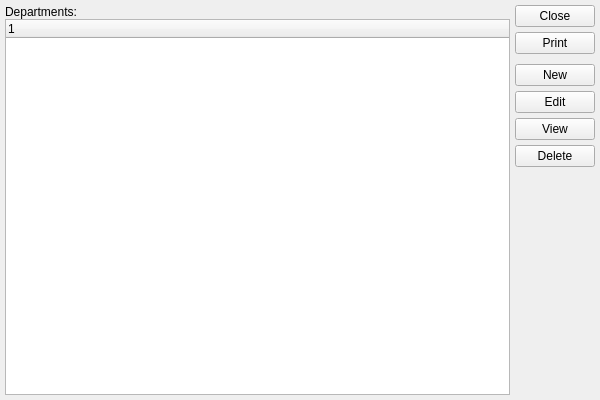
<?xml version="1.0" encoding="UTF-8"?>
<ui version="4.0">
 <comment>This file is part of the xTuple ERP: PostBooks Edition, a free and
open source Enterprise Resource Planning software suite,
Copyright (c) 1999-2018 by OpenMFG LLC, d/b/a xTuple.
It is licensed to you under the Common Public Attribution License
version 1.0, the full text of which (including xTuple-specific Exhibits)
is available at www.xtuple.com/CPAL.  By using this software, you agree
to be bound by its terms.</comment>
 <class>departments</class>
 <widget class="QWidget" name="departments">
  <property name="geometry">
   <rect>
    <x>0</x>
    <y>0</y>
    <width>600</width>
    <height>400</height>
   </rect>
  </property>
  <property name="windowTitle">
   <string>List Departments</string>
  </property>
  <layout class="QGridLayout" name="gridLayout">
   <item row="0" column="0">
    <layout class="QVBoxLayout">
     <property name="spacing">
      <number>0</number>
     </property>
     <item>
      <widget class="QLabel" name="_deptLit">
       <property name="text">
        <string>Departments:</string>
       </property>
      </widget>
     </item>
     <item>
      <widget class="XTreeWidget" name="_deptList"/>
     </item>
    </layout>
   </item>
   <item row="0" column="1">
    <layout class="QVBoxLayout" name="verticalLayout">
     <item>
      <widget class="QPushButton" name="_close">
       <property name="text">
        <string>Close</string>
       </property>
      </widget>
     </item>
     <item>
      <widget class="QPushButton" name="_print">
       <property name="text">
        <string>Print</string>
       </property>
      </widget>
     </item>
     <item>
      <spacer name="verticalSpacer">
       <property name="orientation">
        <enum>Qt::Vertical</enum>
       </property>
       <property name="sizeType">
        <enum>QSizePolicy::Preferred</enum>
       </property>
       <property name="sizeHint" stdset="0">
        <size>
         <width>20</width>
         <height>5</height>
        </size>
       </property>
      </spacer>
     </item>
     <item>
      <widget class="QPushButton" name="_new">
       <property name="text">
        <string>New</string>
       </property>
      </widget>
     </item>
     <item>
      <widget class="QPushButton" name="_edit">
       <property name="text">
        <string>Edit</string>
       </property>
      </widget>
     </item>
     <item>
      <widget class="QPushButton" name="_view">
       <property name="text">
        <string>View</string>
       </property>
      </widget>
     </item>
     <item>
      <widget class="QPushButton" name="_delete">
       <property name="text">
        <string>Delete</string>
       </property>
      </widget>
     </item>
     <item>
      <spacer name="spacer16">
       <property name="orientation">
        <enum>Qt::Vertical</enum>
       </property>
       <property name="sizeType">
        <enum>QSizePolicy::Expanding</enum>
       </property>
       <property name="sizeHint" stdset="0">
        <size>
         <width>21</width>
         <height>140</height>
        </size>
       </property>
      </spacer>
     </item>
    </layout>
   </item>
  </layout>
 </widget>
 <layoutdefault spacing="5" margin="5"/>
 <customwidgets>
  <customwidget>
   <class>XTreeWidget</class>
   <extends>QTreeWidget</extends>
   <header>xtreewidget.h</header>
   <container>1</container>
  </customwidget>
 </customwidgets>
 <includes>
  <include location="global">parameter.h</include>
 </includes>
 <resources/>
 <connections/>
</ui>
